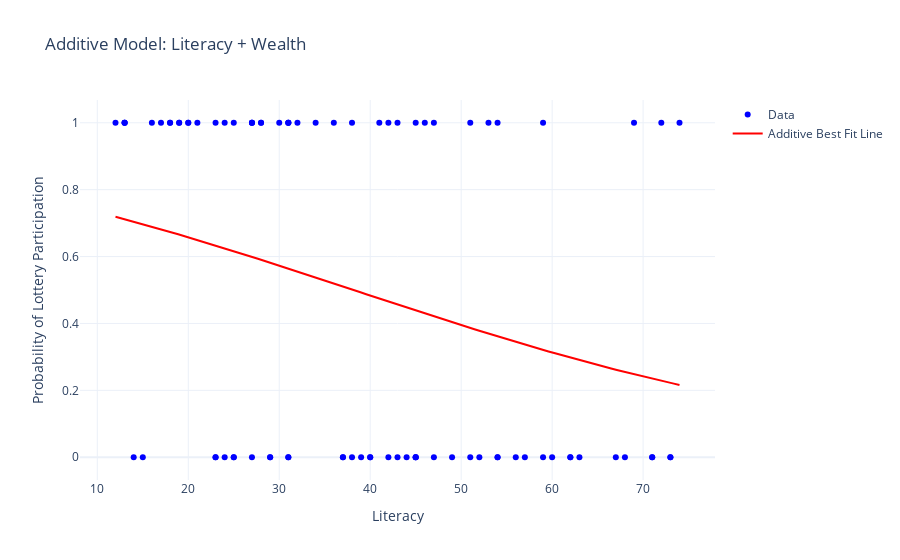
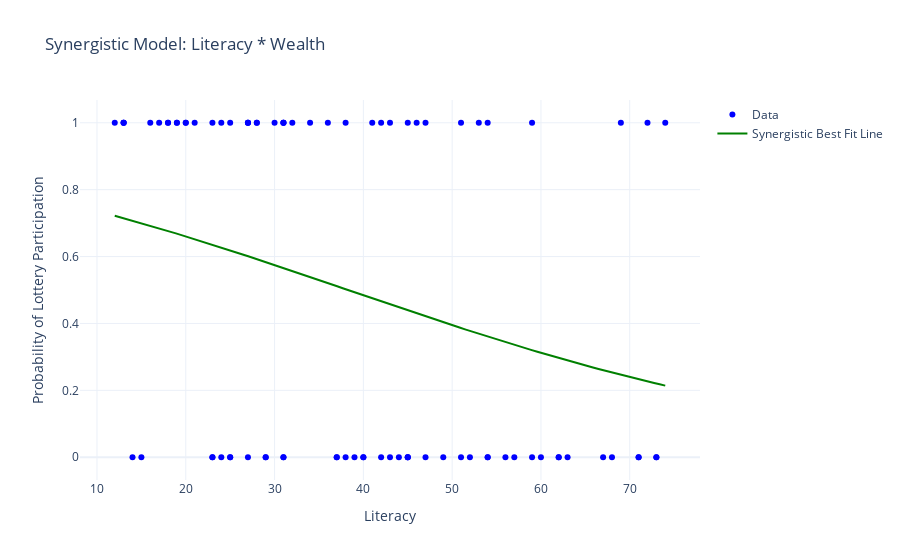

These figures' notebook cell, in order:
### Markdown cell above
3.3 looking at the data we can interpret and create the linear form. To predict, we can substitute values into the logistic regression equation just as if it were linear: Predicted log odds = 𝛽 0 + 𝛽 1 ⋅ Literacy + 𝛽 2 ⋅ Wealth + 𝛽 3 ⋅ Region Predicted log odds=β 0  +β 1  ⋅Literacy+β 2  ⋅Wealth+β 3  ⋅Region Interpreting this directly as probability (without transforming) is a rough approximation, but it lets us view each predictor’s influence linearly.

3.4 In a logistic regression model, each predictor’s coefficient shows how it influences the likelihood of the outcome occurring. A positive coefficient means the predictor increases the chances of the outcome, while a negative coefficient lowers it. The p-value indicates significance: a low p-value (under 0.05) suggests the predictor has a meaningful impact. The standard error shows how precise each coefficient is, with smaller values indicating more confidence in that estimate. When categorical variables like `Region` are included, each category’s effect is compared to a baseline or can be treated as its own effect without a shared intercept. This summary lets us see which predictors significantly affect the probability of the outcome, helping to clarify important relationships in the data.

### Code cell
import pandas as pd
import statsmodels.formula.api as smf
import numpy as np
import plotly.graph_objects as go

# Load dataset
df = sm.datasets.get_rdataset("Guerry", "HistData").data
df = df[['Lottery', 'Literacy', 'Wealth', 'Region']].dropna()

# Convert 'Lottery' to binary for logistic regression
df['Lottery_binary'] = (df['Lottery'] > df['Lottery'].median()).astype(int)

# Additive model (no interaction)
additive_model = smf.logit('Lottery_binary ~ Literacy + Wealth', data=df).fit()

# Create a smooth range of 'Literacy' for prediction
literacy_range = np.linspace(df['Literacy'].min(), df['Literacy'].max(), 100)
wealth_mean = df['Wealth'].mean()  # Use the mean value for 'Wealth'

# Predict using the additive model (fixed Wealth)
additive_pred = additive_model.predict(pd.DataFrame({'Literacy': literacy_range, 'Wealth': [wealth_mean] * 100}))

# Synergistic model (with interaction between Literacy and Wealth)
synergistic_model = smf.logit('Lottery_binary ~ Literacy * Wealth', data=df).fit()

# Predict using the synergistic model
synergistic_pred = synergistic_model.predict(pd.DataFrame({'Literacy': literacy_range, 'Wealth': [wealth_mean] * 100}))

# Plot additive model predictions
fig_additive = go.Figure()

# Add scatter plot for actual data
fig_additive.add_trace(go.Scatter(x=df['Literacy'], y=df['Lottery_binary'], mode='markers', name='Data', marker=dict(color='blue')))

# Add line for additive predictions
fig_additive.add_trace(go.Scatter(x=literacy_range, y=additive_pred, mode='lines', name='Additive Best Fit Line', line=dict(color='red')))

# Add titles and labels
fig_additive.update_layout(
    title="Additive Model: Literacy + Wealth",
    xaxis_title="Literacy",
    yaxis_title="Probability of Lottery Participation",
    template="plotly_white"
)

# Plot synergistic model predictions
fig_synergistic = go.Figure()

# Add scatter plot for actual data
fig_synergistic.add_trace(go.Scatter(x=df['Literacy'], y=df['Lottery_binary'], mode='markers', name='Data', marker=dict(color='blue')))

# Add line for synergistic predictions
fig_synergistic.add_trace(go.Scatter(x=literacy_range, y=synergistic_pred, mode='lines', name='Synergistic Best Fit Line', line=dict(color='green')))

# Add titles and labels
fig_synergistic.update_layout(
    title="Synergistic Model: Literacy * Wealth",
    xaxis_title="Literacy",
    yaxis_title="Probability of Lottery Participation",
    template="plotly_white"
)

# Display the figures
fig_additive.show()
fig_synergistic.show()

### Figure 1 — Plotly figure (JSON) as saved in the notebook; plotly's stock layout.template omitted (floating-point values rounded to 4 significant figures)
{"data": [{"marker": {"color": "blue"}, "mode": "markers", "name": "Data", "type": "scatter", "x": [37, 51, 13, 46, 69, 27, 67, 18, 59, 34, 31, 38, 52, 31, 36, 39, 13, 12, 60, 16, 23, 18, 73, 42, 51, 54, 15, 40, 31, 38, 40, 45, 25, 17, 27, 29, 73, 28, 27, 29, 21, 24, 42, 24, 31, 27, 23, 43, 63, 72, 19, 68, 74, 14, 57, 20, 45, 54, 45, 49, 19, 47, 53, 31, 62, 71, 45, 59, 32, 30, 71, 43, 54, 56, 41, 44, 20, 25, 23, 37, 28, 25, 13, 62, 47], "y": [0, 0, 1, 1, 1, 1, 0, 1, 0, 1, 1, 0, 0, 1, 1, 0, 1, 1, 0, 1, 1, 1, 0, 1, 1, 1, 0, 0, 0, 1, 0, 0, 0, 1, 0, 0, 0, 1, 1, 0, 1, 0, 0, 1, 1, 1, 0, 1, 0, 1, 1, 0, 1, 0, 0, 1, 0, 0, 1, 0, 1, 0, 1, 0, 0, 0, 0, 1, 1, 1, 0, 0, 0, 0, 1, 0, 1, 1, 0, 0, 1, 0, 1, 0, 1]}, {"line": {"color": "red"}, "mode": "lines", "name": "Additive Best Fit Line", "type": "scatter", "x": [12, 12.63, 13.25, 13.88, 14.51, 15.13, 15.76, 16.38, 17.01, 17.64, 18.26, 18.89, 19.52, 20.14, 20.77, 21.39, 22.02, 22.65, 23.27, 23.9, 24.53, 25.15, 25.78, 26.4, 27.03, 27.66, 28.28, 28.91, 29.54, 30.16, 30.79, 31.41, 32.04, 32.67, 33.29, 33.92, 34.55, 35.17, 35.8, 36.42, 37.05, 37.68, 38.3, 38.93, 39.56, 40.18, 40.81, 41.43, 42.06, 42.69, 43.31, 43.94, 44.57, 45.19, 45.82, 46.44, 47.07, 47.7, 48.32, 48.95, 49.58, 50.2, 50.83, 51.45, 52.08, 52.71, 53.33, 53.96, 54.59, 55.21, 55.84, 56.46, 57.09, 57.72, 58.34, 58.97, 59.6, 60.22, 60.85, 61.47, 62.1, 62.73, 63.35, 63.98, 64.61, 65.23, 65.86, 66.48, 67.11, 67.74, 68.36, 68.99, 69.62, 70.24, 70.87, 71.49, 72.12, 72.75, 73.37, 74], "y": [0.7191, 0.7145, 0.7099, 0.7053, 0.7006, 0.6958, 0.691, 0.6862, 0.6814, 0.6764, 0.6715, 0.6665, 0.6615, 0.6564, 0.6513, 0.6462, 0.6411, 0.6359, 0.6306, 0.6254, 0.6201, 0.6148, 0.6094, 0.6041, 0.5987, 0.5932, 0.5878, 0.5823, 0.5769, 0.5714, 0.5658, 0.5603, 0.5547, 0.5492, 0.5436, 0.538, 0.5324, 0.5268, 0.5212, 0.5156, 0.51, 0.5043, 0.4987, 0.4931, 0.4874, 0.4818, 0.4762, 0.4706, 0.465, 0.4594, 0.4538, 0.4482, 0.4427, 0.4371, 0.4316, 0.4261, 0.4206, 0.4151, 0.4097, 0.4042, 0.3988, 0.3935, 0.3881, 0.3828, 0.3775, 0.3722, 0.3669, 0.3617, 0.3566, 0.3514, 0.3463, 0.3412, 0.3362, 0.3312, 0.3262, 0.3213, 0.3164, 0.3115, 0.3067, 0.302, 0.2972, 0.2926, 0.2879, 0.2833, 0.2788, 0.2743, 0.2698, 0.2654, 0.2611, 0.2567, 0.2525, 0.2482, 0.2441, 0.2399, 0.2359, 0.2318, 0.2278, 0.2239, 0.22, 0.2162]}], "layout": {"title": {"text": "Additive Model: Literacy + Wealth"}, "xaxis": {"title": {"text": "Literacy"}}, "yaxis": {"title": {"text": "Probability of Lottery Participation"}}}}

### Figure 2 — Plotly figure (JSON) as saved in the notebook; plotly's stock layout.template omitted (floating-point values rounded to 4 significant figures)
{"data": [{"marker": {"color": "blue"}, "mode": "markers", "name": "Data", "type": "scatter", "x": [37, 51, 13, 46, 69, 27, 67, 18, 59, 34, 31, 38, 52, 31, 36, 39, 13, 12, 60, 16, 23, 18, 73, 42, 51, 54, 15, 40, 31, 38, 40, 45, 25, 17, 27, 29, 73, 28, 27, 29, 21, 24, 42, 24, 31, 27, 23, 43, 63, 72, 19, 68, 74, 14, 57, 20, 45, 54, 45, 49, 19, 47, 53, 31, 62, 71, 45, 59, 32, 30, 71, 43, 54, 56, 41, 44, 20, 25, 23, 37, 28, 25, 13, 62, 47], "y": [0, 0, 1, 1, 1, 1, 0, 1, 0, 1, 1, 0, 0, 1, 1, 0, 1, 1, 0, 1, 1, 1, 0, 1, 1, 1, 0, 0, 0, 1, 0, 0, 0, 1, 0, 0, 0, 1, 1, 0, 1, 0, 0, 1, 1, 1, 0, 1, 0, 1, 1, 0, 1, 0, 0, 1, 0, 0, 1, 0, 1, 0, 1, 0, 0, 0, 0, 1, 1, 1, 0, 0, 0, 0, 1, 0, 1, 1, 0, 0, 1, 0, 1, 0, 1]}, {"line": {"color": "green"}, "mode": "lines", "name": "Synergistic Best Fit Line", "type": "scatter", "x": [12, 12.63, 13.25, 13.88, 14.51, 15.13, 15.76, 16.38, 17.01, 17.64, 18.26, 18.89, 19.52, 20.14, 20.77, 21.39, 22.02, 22.65, 23.27, 23.9, 24.53, 25.15, 25.78, 26.4, 27.03, 27.66, 28.28, 28.91, 29.54, 30.16, 30.79, 31.41, 32.04, 32.67, 33.29, 33.92, 34.55, 35.17, 35.8, 36.42, 37.05, 37.68, 38.3, 38.93, 39.56, 40.18, 40.81, 41.43, 42.06, 42.69, 43.31, 43.94, 44.57, 45.19, 45.82, 46.44, 47.07, 47.7, 48.32, 48.95, 49.58, 50.2, 50.83, 51.45, 52.08, 52.71, 53.33, 53.96, 54.59, 55.21, 55.84, 56.46, 57.09, 57.72, 58.34, 58.97, 59.6, 60.22, 60.85, 61.47, 62.1, 62.73, 63.35, 63.98, 64.61, 65.23, 65.86, 66.48, 67.11, 67.74, 68.36, 68.99, 69.62, 70.24, 70.87, 71.49, 72.12, 72.75, 73.37, 74], "y": [0.7221, 0.7175, 0.7129, 0.7082, 0.7035, 0.6987, 0.6939, 0.689, 0.6841, 0.6792, 0.6742, 0.6692, 0.6641, 0.659, 0.6539, 0.6487, 0.6435, 0.6383, 0.633, 0.6277, 0.6224, 0.617, 0.6116, 0.6062, 0.6007, 0.5952, 0.5897, 0.5842, 0.5787, 0.5731, 0.5675, 0.5619, 0.5563, 0.5507, 0.5451, 0.5394, 0.5337, 0.5281, 0.5224, 0.5167, 0.511, 0.5053, 0.4996, 0.4939, 0.4882, 0.4826, 0.4769, 0.4712, 0.4655, 0.4599, 0.4542, 0.4486, 0.4429, 0.4373, 0.4317, 0.4261, 0.4206, 0.415, 0.4095, 0.404, 0.3986, 0.3931, 0.3877, 0.3823, 0.3769, 0.3716, 0.3663, 0.361, 0.3558, 0.3506, 0.3454, 0.3403, 0.3352, 0.3301, 0.3251, 0.3201, 0.3152, 0.3103, 0.3055, 0.3006, 0.2959, 0.2912, 0.2865, 0.2818, 0.2773, 0.2727, 0.2682, 0.2638, 0.2594, 0.255, 0.2507, 0.2465, 0.2423, 0.2381, 0.234, 0.2299, 0.2259, 0.222, 0.2181, 0.2142]}], "layout": {"title": {"text": "Synergistic Model: Literacy * Wealth"}, "xaxis": {"title": {"text": "Literacy"}}, "yaxis": {"title": {"text": "Probability of Lottery Participation"}}}}
